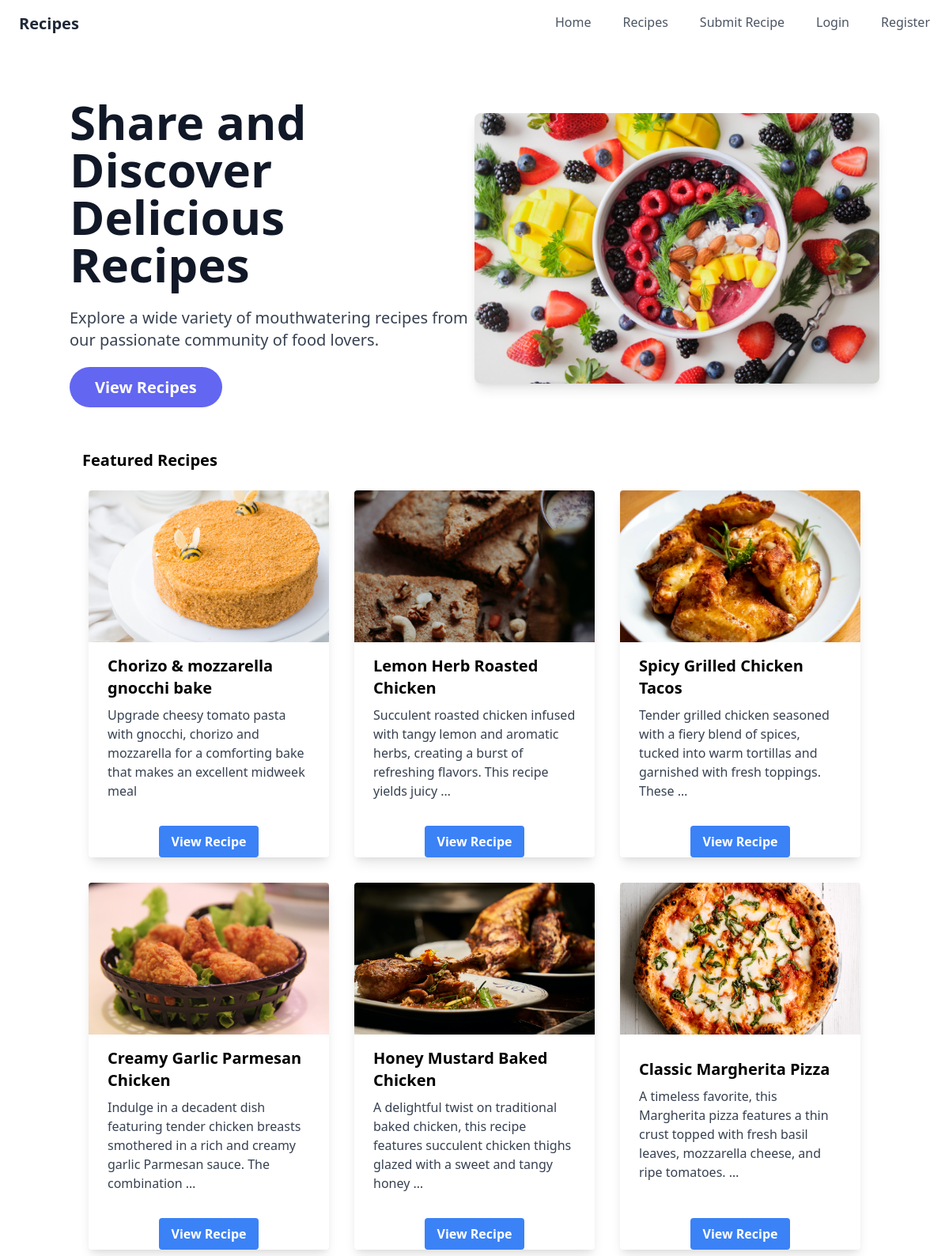
The page / on the database its author committed.
### core/models.py (models this page shows, shortened)
class Recipe(models.Model):
    title = models.CharField(max_length=255)
    description = models.TextField()
    image = models.ImageField(upload_to='recipes/images/')
    prep_time = models.IntegerField(default=0)
    cook_time = models.IntegerField(default=0)
    total_time = models.IntegerField(default=0)
    servings = models.IntegerField(default=1)
    ingredients = models.TextField(help_text="Enter each ingredient on a new line.")
    directions = models.TextField(help_text="Enter each step on a new line.")

### core/views.py (the view)
# urls.py: path('', home, name='home'),
def home(request):
    featured_recipes = Recipe.objects.all()[:6] # this will get the first six recipes, consider using a filter if you have a way of marking a recipe as featured.
    context = {
        'featured_recipes': featured_recipes
    }
    return render(request, 'core/home.html', context)

### core/templates/core/home.html (shortened to what this page needs)
{% extends 'core/base.html' %}
{% load static%}
{%  block hero%}
<section class="hero bg-white py-16">
    <div class="container mx-auto flex flex-col md:flex-row items-center justify-between">
      <div class="md:w-1/2 mb-8 md:mb-0">
        <h1 class="text-4xl lg:text-6xl font-bold text-gray-900 leading-tight mb-6">Share and Discover Delicious Recipes</h1>
        <p class="text-lg lg:text-xl text-gray-700 mb-8">Explore a wide variety of mouthwatering recipes from our passionate community of food lovers.</p>
        <a href="/recipes" class="bg-indigo-500 hover:bg-indigo-600 text-white py-3 px-8 rounded-full text-lg lg:text-xl font-semibold transition duration-300">View Recipes</a>
      </div>
      <div class="md:w-1/2">
        <img class="w-full h-auto rounded-lg shadow-lg" src="{% static 'images/hero.jpg' %}" alt="Recipe Image">
    </div>
      </div>
  </section>
{%endblock%}
{% block content %}
<div class="container mx-auto px-4">
    <h2 class="text-xl font-bold mb-4">Featured Recipes</h2>
    <div class="grid grid-cols-1 md:grid-cols-2 lg:grid-cols-3 gap-4">
        {% for recipe in featured_recipes %}
        <div class="max-w-sm rounded overflow-hidden shadow-lg m-2 flex flex-col justify-between">
            <img class="w-full h-48 object-cover" src="{{ recipe.image.url }}" alt="{{ recipe.title }}">
            <div class="px-6 py-4">
                <div class="font-bold text-xl mb-2">{{ recipe.title }}</div>
                <p class="text-gray-700 text-base">{{ recipe.description|truncatewords:20 }}</p>
            </div>
            <div class="flex justify-center">
                <a href="/recipes/{{ recipe.id }}" class="inline-block bg-blue-500 hover:bg-blue-700 text-white font-bold py-2 px-4 rounded mt-4">
                  View Recipe
                </a>
            </div>
        </div>
        {% empty %}
        <p>No featured recipes available.</p>
        {% endfor %}
    </div>
</div>
{% endblock %}

### core/templates/core/base.html (shortened to what this page needs)
<!DOCTYPE html>
<html lang="en">
<head>
    {% load static %}
    <link href="https://cdn.jsdelivr.net/npm/tailwindcss@2.2.19/dist/tailwind.min.css" rel="stylesheet">
</head>
<div class="w-full bg-white p-4 shadow-md">
    <div class="max-w-6xl mx-auto">
      <div class="flex justify-between">
        <div>
          <span class="text-xl font-bold text-gray-800">Recipes</span>
        </div>
        <div class="hidden md:block">
          <ul class="inline-flex items-center space-x-10 text-gray-600">
            <li><a href="{% url 'home' %}" class="hover:text-blue-500">Home</a></li>
            <li><a href="{% url 'featured_recipes' %}" class="hover:text-blue-500">Recipes</a></li>
            <li><a href="{% url 'submit_recipe' %}" class="hover:text-blue-500">Submit Recipe</a></li>
            {% if user.is_authenticated %}
            <li><a href="{% url 'profile' %}" class="hover:text-blue-500">Profile</a></li>
            <li><a href="{% url 'account_logout' %}" class="hover:text-blue-500">Logout</a></li>
            {% else %}
            <li><a href="{% url 'account_login' %}" class="hover:text-blue-500">Login</a></li>
            <li><a href="{% url 'account_signup' %}" class="hover:text-blue-500">Register</a></li>
            {% endif %}
          </ul>
        </div>
      </div>
    </div>
</div>
<body>
    {%  block hero%} {%endblock%}
    {% block content %}{% endblock %}
</body>
</html>

### rows shown on the page
Recipe: image (picture), title "Chorizo & mozzarella gnocchi bake", description "Upgrade cheesy tomato pasta with gnocchi, chorizo and mozzarella for a comforting bake that makes an excellent midweek meal"
Recipe: image (picture), title "Lemon Herb Roasted Chicken", description "Succulent roasted chicken infused with tangy lemon and aromatic herbs, creating a burst of refreshing flavors. This recipe yields juicy …"
Recipe: image (picture), title "Spicy Grilled Chicken Tacos", description "Tender grilled chicken seasoned with a fiery blend of spices, tucked into warm tortillas and garnished with fresh toppings. These …"
Recipe: image (picture), title "Creamy Garlic Parmesan Chicken", description "Indulge in a decadent dish featuring tender chicken breasts smothered in a rich and creamy garlic Parmesan sauce. The combination …"
Recipe: image (picture), title "Honey Mustard Baked Chicken", description "A delightful twist on traditional baked chicken, this recipe features succulent chicken thighs glazed with a sweet and tangy honey …"
Recipe: image (picture), title "Classic Margherita Pizza", description "A timeless favorite, this Margherita pizza features a thin crust topped with fresh basil leaves, mozzarella cheese, and ripe tomatoes. …"
